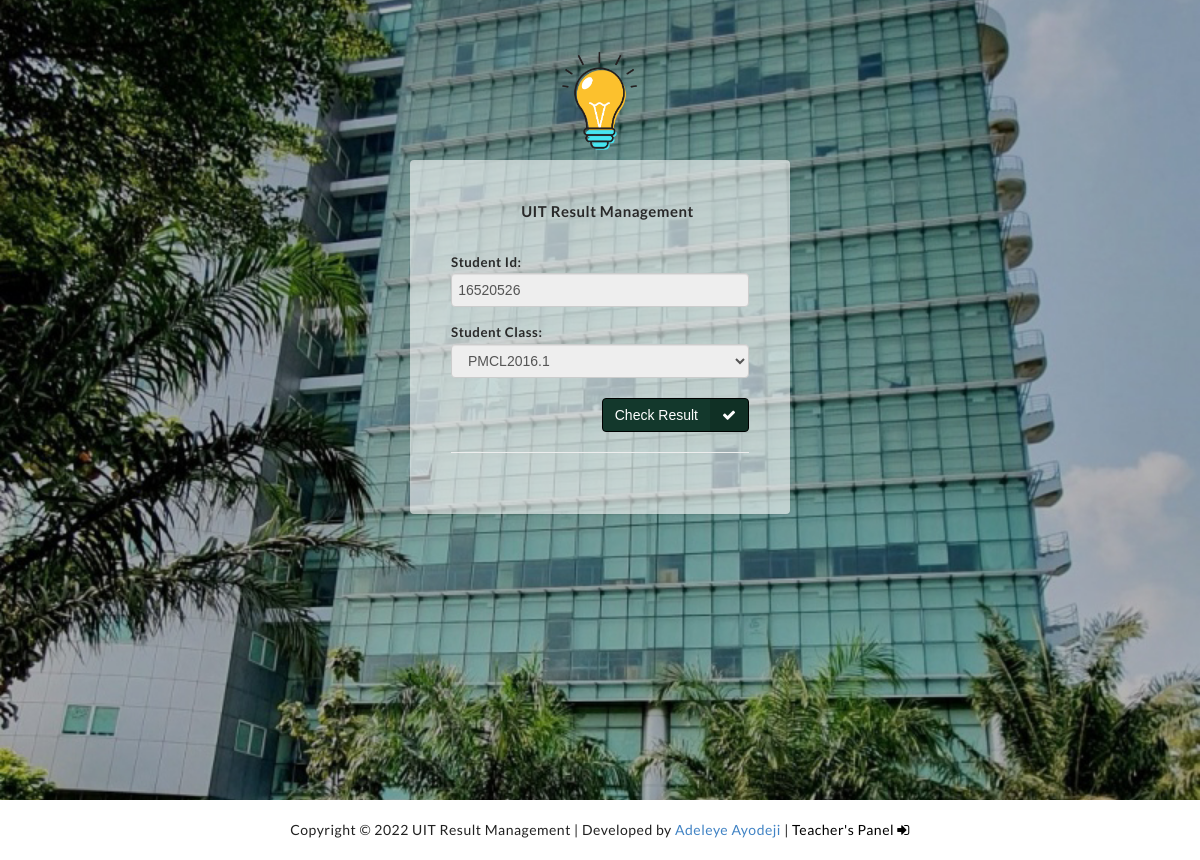
The page /adcheck_preview.php?studentid=1 on the database its author committed.
### tables this page shows
CREATE TABLE IF NOT EXISTS `settings` (
  `id` int(11) NOT NULL AUTO_INCREMENT,
  `title` varchar(10000) DEFAULT NULL,
  `description` text,
  `address1` longtext,
  `address2` longtext,
  `session` varchar(1000) DEFAULT NULL,
  `term` varchar(1000) DEFAULT NULL,
  `logo` varchar(1000) DEFAULT NULL,
  `siteback` varchar(1000) DEFAULT NULL,
  PRIMARY KEY (`id`)
);

CREATE TABLE IF NOT EXISTS `tblstudents` (
  `StudentId` int(11) NOT NULL AUTO_INCREMENT,
  `StudentName` varchar(100) NOT NULL,
  `classtype` varchar(1000) DEFAULT NULL,
  `session` varchar(1000) DEFAULT NULL,
  `logo` varchar(10000) DEFAULT NULL,
  `RollId` varchar(100) NOT NULL,
  `StudentEmail` varchar(100) NOT NULL,
  `mobile` varchar(1000) DEFAULT NULL,
  `Gender` varchar(10) NOT NULL,
  `DOB` varchar(100) NOT NULL,
  `ClassId` int(11) NOT NULL,
  `user_token` varchar(1000) DEFAULT NULL,
  `RegDate` timestamp NOT NULL DEFAULT CURRENT_TIMESTAMP,
  `UpdationDate` timestamp NULL DEFAULT NULL ON UPDATE CURRENT_TIMESTAMP,
  `Status` int(1) NOT NULL,
  `Departments` mediumtext,
  `password` varchar(1000) DEFAULT NULL,
  PRIMARY KEY (`StudentId`)
);

### adcheck_preview.php (the view, shortened to what this page needs)
<?php
include('includes/config.php');?>
<!DOCTYPE html>
<?php include('includes/header.php');?>
<?php
                            $stmt = $dbh->query("SELECT * FROM settings");
                            $rowfrontt = $stmt->fetch(PDO::FETCH_OBJ);
                            ?>
<div class="login-bg-color bg-black-300"
    style="background: url('images/<?php echo htmlentities($rowfrontt->siteback); ?>');background-position: center;background-size: cover;">
    <div style="margin: 0px;">
        <center><img src="images/<?php echo htmlentities($rowfrontt->logo); ?>" height="100px"
                style="margin-top: 50px;"></center>
    </div>
    <div class="row">
        <div class="col-md-4 col-md-offset-4">
            <div class="panel login-box" style="background: #ffffff94;margin-top: 10px;">
                <div class="panel-heading">
                    <div class="panel-title text-center">
                        <h4><?php echo htmlentities($rowfrontt->title); ?></h4>
                    </div>
                </div>
                <div class="panel-body p-20">
                    <form action="viewresult_admin.php" method="post">
                        <div class="form-group">
                            <label for="studentid">Student Id:</label>
                            <?php
                                        $studentid = $_GET["studentid"];
                                        $stmt = $dbh->query("SELECT * FROM tblstudents WHERE StudentId = '$studentid' ");
                                        $row = $stmt->fetch(PDO::FETCH_OBJ);
                                        ?>
                            <input type="text" class="form-control" id="studentid"
                                value="<?php echo htmlentities($row->RollId); ?>" autocomplete="off" name="studentid"
                                readonly>
                        </div>
                        <div class="form-group">
                            <label for="default" class="control-label">Student Class:</label>
                            <select name="class" class="form-control" id="default" required="required" readonly>
                                <?php
$newclass = $row->ClassId;
$sql = "SELECT * from tblclasses WHERE id = '$newclass' ";
$query = $dbh->prepare($sql);
$query->execute();
$results=$query->fetchAll(PDO::FETCH_OBJ);
if($query->rowCount() > 0)
{
foreach($results as $result)
{   ?>
                                <option value="<?php echo htmlentities($result->id); ?>">
                                    <?php echo htmlentities($result->ClassName); ?></option>
                                <?php }} ?>
                            </select>
                        </div>
                        <div class="form-group mt-20">
                            <div class="">
                                <button type="submit" class="btn btn-success btn-labeled pull-right"
                                    style="background: #13382c;border-color: black;">Check Result<span
                                        class="btn-label btn-label-right"><i class="fa fa-check"></i></span></button>
                                <div class="clearfix"></div>
                            </div>
                        </div>
                    </form>
                    <hr>
                </div>
            </div>
        </div>
    </div>
</div>
</div>
<?php include 'includes/credit.php'; ?>
</body>
</html>

### includes/credit.php
<?php
    $place = $_SERVER['REQUEST_URI'] == "/teacherlog.php" ? "fixed" : "static";
?>
<div class="credit" style="position: <?php echo $_SESSION ? "static" : $place; ?>;">
				   <?php
                            $stmt = $dbh->query("SELECT * FROM settings");
                            $rowwww = $stmt->fetch(PDO::FETCH_OBJ);
                            ?>
           Copyright &copy; <?php echo date("Y")." ". htmlentities($rowwww->title); ?> | Developed by <a href="https://adeleyeayodeji.com" target="_blank">Adeleye Ayodeji</a> | <?php
           	if (!isset($_SESSION["alogin"])) {
			?>
			<a href="teacherlog.php" style="color: black;">Teacher's Panel <i class="fa fa-sign-in"></i></a>
			<?php
		}else{
		   	?>
		   	<a href="logout.php" style="color: red;">Logout <i class="fa fa-sign-out"></i></a>
		   	<?php
		}
            ?>
        </div>

### css/main.css (style rules this page uses)
body,html { font-family:Poppins,sans-serif;font-weight:400;color:#494949;font-size:12px;line-height:1.75em }
@media (min-width:600px) { body,html { font-size:calc(12px + (14 - 12) * ((100vw - 600px)/ (1140 - 600))) } }
@media (min-width:1140px) { body,html { font-size:14px } }
a,abbr,acronym,address,b,big,blockquote,caption,center,cite,code,dd,del,dfn,dl,dt,em,fieldset,form,h1,h2,h3,h4,h5,h6,i,img,ins,kbd,label,legend,li,ol,p,pre,q,s,samp,small,strike,strong,sub,sup,table,tbody,td,tfoot,th,thead,tr,tt,u,ul,var { margin:0;padding:0 }
.h1,.h2,.h3,.h4,.h5,.h6,h1,h2,h3,h4,h5,h6 { font-family:Poppins,sans-serif;font-weight:400;color:#292929;clear:both }
.h4,h4 { font-size:16.8060715286px;margin-top:1.5619355157em;line-height:1.8743226189em;margin-bottom:.3681503615em }
@media (min-width:600px) { .h4,h4 { font-size:calc(16.8060715286px + (19.60708345 - 16.8060715286) * ((100vw - 600px)/ (1140 - 600))) } }
@media (min-width:1140px) { .h4,h4 { font-size:19.60708345px;margin-top:1.5619355157em;line-height:1.8743226189em;margin-bottom:.3601841818em } }
input[type=color],input[type=date],input[type=datetime-local],input[type=email],input[type=month],input[type=number],input[type=password],input[type=search],input[type=text],input[type=time],input[type=url],input[type=week],textarea { display:block;max-width:100%;padding:.4375em;font-size:12px;margin-bottom:1.3125em }
@media (min-width:600px) { input[type=color],input[type=date],input[type=datetime-local],input[type=email],input[type=month],input[type=number],input[type=password],input[type=search],input[type=text],input[type=time],input[type=url],input[type=week],textarea { font-size:calc(12px + (14 - 12) * ((100vw - 600px)/ (1140 - 600))) } }
@media (min-width:1140px) { input[type=color],input[type=date],input[type=datetime-local],input[type=email],input[type=month],input[type=number],input[type=password],input[type=search],input[type=text],input[type=time],input[type=url],input[type=week],textarea { font-size:14px;margin-bottom:.546875em } }
button,input[type=submit] { cursor:pointer;font-size:12px;padding:.4375em 1.75em;margin-bottom:0 }
@media (min-width:600px) { button,input[type=submit] { font-size:calc(12px + (14 - 12) * ((100vw - 600px)/ (1140 - 600))) } }
@media (min-width:1140px) { button,input[type=submit] { font-size:14px;margin-bottom:0 } }
label { display:block;padding-bottom:.21875em;margin-bottom:-.125em }
body { font-family:Poppins,sans-serif;-webkit-font-smoothing:antialiased;background-color:#f2f2f2;color:#494949;text-rendering:optimizeLegibility!important;letter-spacing:.5px;overflow-x:hidden }
a { outline:0!important;text-decoration:none!important;color:#494949;-webkit-transition:all .4s ease-in-out;transition:all .4s ease-in-out }
.bg-black-300 { background-color:#3c3c3c;border-color:#3c3c3c;color:#fff!important }
.bg-black-300 h1,.bg-black-300 h2,.bg-black-300 h3,.bg-black-300 h4,.bg-black-300 h5,.bg-black-300 h6 { color:#fff }
.mt-20 { margin-top:20px!important }
.p-20 { padding:20px!important }
.panel { box-shadow:0 1px 2px rgba(0,0,0,.1) }
.panel .panel-title h1,.panel .panel-title h2,.panel .panel-title h3,.panel .panel-title h4,.panel .panel-title h5,.panel .panel-title h6 { color:inherit!important;margin:0;line-height:30px }
.panel-heading { padding:5px }
.panel-heading .panel-title { margin-top:10px;padding-left:15px }
.btn .fa { margin-right:6px }
.btn.btn-labeled { padding-top:0;padding-bottom:0 }
.btn.btn-labeled .fa { margin-right:0 }
.btn.btn-labeled .btn-label { position:relative;background:0 0;background:rgba(0,0,0,.15);display:inline-block;padding:6px 12px;left:-12px;border-radius:4px 0 0 4px }
.btn.btn-labeled .btn-label.btn-label-right { left:auto;right:-12px;border-radius:0 4px 4px 0 }
.form-group label { font-size:95% }
.login-bg-color { min-height:100vh }
.login-bg-color .login-box { color:#292929!important;padding:20px;margin-top:125px;border-radius:4px;box-shadow:0 1px 2px rgba(0,0,0,.1) }
.login-bg-color .login-box h1,.login-bg-color .login-box h2,.login-bg-color .login-box h3,.login-bg-color .login-box h4,.login-bg-color .login-box h5,.login-bg-color .login-box h6 { color:#292929!important }

### css/style.css (style rules this page uses)
body { background: #f1f1f1; }
center { cursor: pointer; }
.credit { position: fixed; bottom: 0px; width: 100%; padding: 20px; text-align: center; background: white; }

### rows shown on the page
settings: siteback (picture), logo (picture), title "UIT Result Management"
tblstudents: studentid "16520526"

### other values the page prints
form field class "PMCL2016.1"
